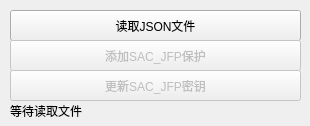
<?xml version="1.0" encoding="UTF-8"?>
<ui version="4.0">
 <class>SAC_JFP</class>
 <widget class="QWidget" name="SAC_JFP">
  <property name="geometry">
   <rect>
    <x>0</x>
    <y>0</y>
    <width>310</width>
    <height>126</height>
   </rect>
  </property>
  <property name="windowTitle">
   <string>SHICTHRS SAC-JFP加密工具</string>
  </property>
  <widget class="QPushButton" name="pbtn_read_json">
   <property name="geometry">
    <rect>
     <x>10</x>
     <y>10</y>
     <width>291</width>
     <height>31</height>
    </rect>
   </property>
   <property name="text">
    <string>读取JSON文件</string>
   </property>
  </widget>
  <widget class="QPushButton" name="pbtn_add_jfp">
   <property name="enabled">
    <bool>false</bool>
   </property>
   <property name="geometry">
    <rect>
     <x>10</x>
     <y>40</y>
     <width>291</width>
     <height>31</height>
    </rect>
   </property>
   <property name="text">
    <string>添加SAC_JFP保护</string>
   </property>
  </widget>
  <widget class="QPushButton" name="pbtn_update_jfp">
   <property name="enabled">
    <bool>false</bool>
   </property>
   <property name="geometry">
    <rect>
     <x>10</x>
     <y>70</y>
     <width>291</width>
     <height>31</height>
    </rect>
   </property>
   <property name="text">
    <string>更新SAC_JFP密钥</string>
   </property>
  </widget>
  <widget class="QLabel" name="lb_stu">
   <property name="geometry">
    <rect>
     <x>10</x>
     <y>100</y>
     <width>291</width>
     <height>21</height>
    </rect>
   </property>
   <property name="text">
    <string>等待读取文件</string>
   </property>
  </widget>
 </widget>
 <resources/>
 <connections/>
</ui>
